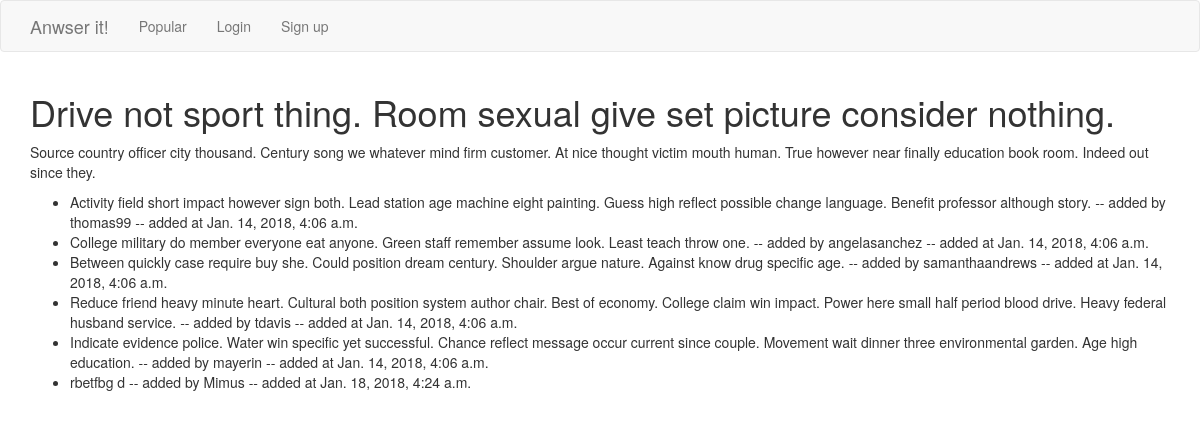
The page /question/60/ on the database its author committed.
### qa/models.py (models this page shows, shortened)
class Question(models.Model):
    title = models.CharField(default="", max_length=255)
    text = models.TextField(default="")
    added_at = models.DateTimeField(auto_now_add=True)
    rating = models.IntegerField(default=0)
    likes = models.ManyToManyField(User)
    author = models.ForeignKey(User, related_name='questions')
    objects = QuestionManager()

class Answer(models.Model):
    text = models.TextField()
    added_at = models.DateTimeField(auto_now_add=True)
    question = models.ForeignKey(Question, on_delete=models.CASCADE)
    author = models.ForeignKey(User)

### qa/views.py (the view)
# urls.py: url(r'^question/(?P<pk>[0-9]+)/$', views.question, name='question'),
def question(request, pk):
    q = get_object_or_404(Question, pk=pk)
    user = request.user
    if request.method == 'POST':
        form = AnswerForm(request.POST)
        form._user = user
        if form.is_valid():
            _ = form.save()
            return HttpResponseRedirect(q.get_url())
    else:
        form = AnswerForm(initial={'question': q.pk})
    return render(request, 'qa/question.html', {
        'question': q,
        'form': form
    })

### qa/templates/qa/question.html
{% extends 'qa/base.html' %}
{% block content %}
    <h1>{{ question.title }}</h1>
    <p>{{ question.text }}</h1>
    <ul>
        {% for answer in question.answer_set.all %}
            <li>{{ answer.text }} -- added by {{ answer.author }} -- added at {{ answer.added_at }}</li>
        {% endfor %}
    </ul>
{% endblock %}

### rows shown on the page
Question: title "Drive not sport thing. Room sexual give set picture consider nothing.", text "Source country officer city thousand. Century song we whatever mind firm customer. At nice thought victim mouth human. True however near finally education book room. Indeed out since they."
Answer: text "Activity field short impact however sign both. Lead station age machine eight painting. Guess high reflect possible change language. Benefit professor although story.", author "thomas99", added_at "Jan. 14, 2018, 4:06 a.m."
Answer: text "College military do member everyone eat anyone. Green staff remember assume look. Least teach throw one.", author "angelasanchez", added_at "Jan. 14, 2018, 4:06 a.m."
Answer: text "Between quickly case require buy she. Could position dream century. Shoulder argue nature. Against know drug specific age.", author "samanthaandrews", added_at "Jan. 14, 2018, 4:06 a.m."
Answer: text "Reduce friend heavy minute heart. Cultural both position system author chair. Best of economy. College claim win impact. Power here small half period blood drive. Heavy federal husband service.", author "tdavis", added_at "Jan. 14, 2018, 4:06 a.m."
Answer: text "Indicate evidence police. Water win specific yet successful. Chance reflect message occur current since couple. Movement wait dinner three environmental garden. Age high education.", author "mayerin", added_at "Jan. 14, 2018, 4:06 a.m."
Answer: text "rbetfbg d", author "Mimus", added_at "Jan. 18, 2018, 4:24 a.m."
